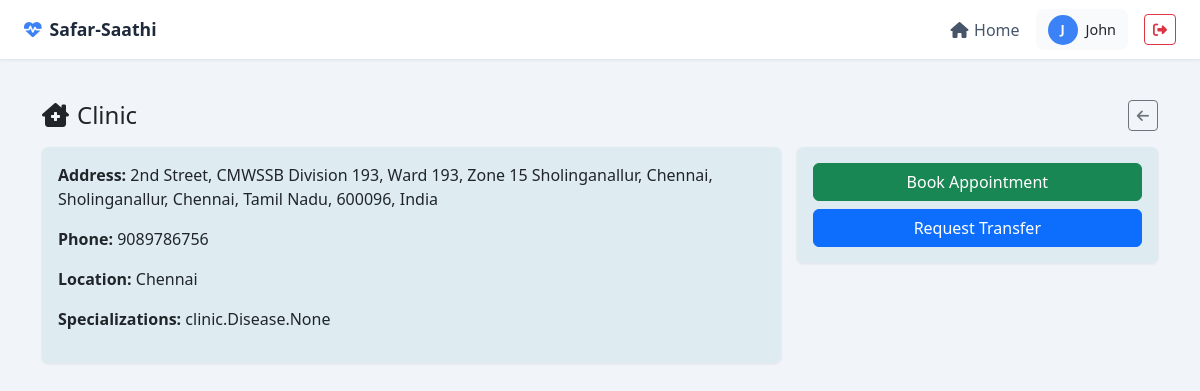
Page /patient/clinic/2/ (signed in) on the committed database.
### clinic/models.py (models this page shows, shortened)
class ClinicProfile(models.Model):
    user = models.OneToOneField(User, on_delete=models.CASCADE)
    name = models.CharField(max_length=200)
    address = models.TextField()
    phone_number = models.CharField(max_length=15)
    location = models.CharField(max_length=100)  # City/State
    latitude = models.FloatField(null=True, blank=True)
    longitude = models.FloatField(null=True, blank=True)
    diseases_treated = models.ManyToManyField(Disease, blank=True, help_text="Diseases treated by this clinic")
    is_approved = models.BooleanField(default=False)
    is_active = models.BooleanField(default=True, help_text="Whether this clinic is active")
    created_at = models.DateTimeField(default=timezone.now)

### patient/views.py (the view)
# urls.py: path('clinic/<int:clinic_id>/', views.clinic_detail, name='clinic_detail'),
@login_required
@user_passes_test(is_patient)
def clinic_detail(request, clinic_id):
    try:
        clinic = get_object_or_404(ClinicProfile, id=clinic_id)
        patient = request.user.patientprofile
        is_current_clinic = patient.current_clinic and patient.current_clinic.id == clinic.id
        has_pending_transfer = TransferRequest.objects.filter(
            patient=patient,
            to_clinic=clinic,
            status__in=['pending', 'approved']
        ).exists()
        context = {
            'clinic': clinic,
            'is_current_clinic': is_current_clinic,
            'has_pending_transfer': has_pending_transfer,
        }
        return render(request, 'patient/clinic_detail.html', context)
    except PatientProfile.DoesNotExist:
        logger.error(f"Patient profile not found for user: {request.user.username}")
        messages.error(request, 'Your patient profile is missing. Please contact support.')
        return redirect('home')
    except Exception as e:
        logger.error(f"Error loading clinic detail for clinic {clinic_id}: {str(e)}", exc_info=True)
        messages.error(request, 'An error occurred while loading clinic details.')
        return redirect('patient:nearby_clinics')

### safar_saathi/utils.py (called while the page is built)
def is_patient(user):
    return user.groups.filter(name='Patient').exists() and hasattr(user, 'patientprofile')

### patient/templates/patient/clinic_detail.html (shortened to what this page needs)
{% extends 'base.html' %}
{% block content %}
<div class="container py-3">
  <div class="d-flex justify-content-between align-items-center mb-3">
    <h4 class="mb-0"><i class="fas fa-clinic-medical me-2"></i>{{ clinic.name }}</h4>
    <a href="{% url 'patient:nearby_clinics' %}" class="btn btn-outline-secondary btn-sm">
      <i class="fas fa-arrow-left"></i>
    </a>
  </div>
  <div class="row g-3">
    <div class="col-md-8">
      <div class="card">
        <div class="card-body p-3">
          <p><strong>Address:</strong> {{ clinic.address }}</p>
          <p><strong>Phone:</strong> {{ clinic.phone_number }}</p>
          <p><strong>Location:</strong> {{ clinic.location }}</p>
          <p><strong>Specializations:</strong> {{ clinic.diseases_treated }}</p>
        </div>
      </div>
    </div>
    <div class="col-md-4">
      <div class="card">
        <div class="card-body p-3">
          {% if clinic.is_approved %}
            <a href="{% url 'patient:book_appointment' %}" class="btn btn-success w-100 mb-2">
              Book Appointment
            </a>
            <a href="{% url 'patient:transfer_request' %}" class="btn btn-primary w-100">
              Request Transfer
            </a>
          {% else %}
            <div class="alert alert-warning small mb-0">
              Clinic pending approval
            </div>
          {% endif %}
        </div>
      </div>
    </div>
  </div>
</div>
{% endblock %}

### templates/base.html (shortened to what this page needs)
<!doctype html>
<html lang="en">
<head>
    <link href="https://cdn.jsdelivr.net/npm/bootstrap@5.3.0/dist/css/bootstrap.min.css" rel="stylesheet"/>
    <link href="https://cdnjs.cloudflare.com/ajax/libs/font-awesome/6.4.0/css/all.min.css" rel="stylesheet"/>
</head>
<body>
<nav class="top-navbar">
    <a href="{% url 'home' %}" class="navbar-brand">
        <i class="fas fa-heartbeat"></i>
        Safar-Saathi
    </a>
    <div class="navbar-links">
        <a href="{% url 'home' %}">
            <i class="fas fa-home"></i> Home
        </a>
        {% if user.is_authenticated %}
            <div class="user-info">
                <div class="user-avatar">
                    {{ user.username|slice:":1"|upper }}
                </div>
                <span>{{ user.username }}</span>
            </div>
            <form method="post" action="{% url 'logout' %}" class="d-inline">
                <button type="submit"
                        class="btn btn-outline-danger btn-sm"
                        title="Logout">
                    <i class="fas fa-sign-out-alt"></i>
                </button>
            </form>
        {% endif %}
    </div>
</nav>
<main class="content-wrapper">
    {% block content %}{% endblock %}
</main>
</body>
</html>

### templates/base.html (style rules this page uses)
:root { --topbar-height: 60px; --primary-color: #3b82f6; }
body { font-family: "Segoe UI", Tahoma, Geneva, Verdana, sans-serif; background: #f1f5f9; min-height: 100vh; }
.top-navbar { height: var(--topbar-height); background: #ffffff; border-bottom: 1px solid #e2e8f0; display: flex; align-items: center; justify-content: space-between; padding: 0 1.5rem; position: sticky; top: 0; z-index: 1030; box-shadow: 0 1px 3px rgba(0,0,0,0.05); }
.navbar-brand { font-weight: 700; color: #1e293b; text-decoration: none; display: flex; align-items: center; gap: .5rem; font-size: 1.1rem; }
.navbar-brand i { color: var(--primary-color); }
.navbar-links { display: flex; align-items: center; gap: 1rem; }
.navbar-links a { text-decoration: none; color: #475569; font-weight: 500; display: flex; align-items: center; gap: .35rem; }
.user-info { display: flex; align-items: center; gap: .5rem; background: #f8fafc; padding: .35rem .75rem; border-radius: .5rem; font-size: .9rem; }
.user-avatar { width: 30px; height: 30px; border-radius: 50%; background: var(--primary-color); color: #fff; display: flex; align-items: center; justify-content: center; font-weight: 600; font-size: .8rem; }
.content-wrapper { padding: 1.5rem; max-width: 1200px; margin: auto; }
.card { border: none; box-shadow: 0 1px 3px rgba(0,0,0,0.08); transition: all .2s; background-color: rgba(185, 218, 229, 0.342) }

### rows in the picture
ClinicProfile: name "Clinic", address "2nd Street, CMWSSB Division 193, Ward 193, Zone 15 Sholinganallur, Chennai, Sholinganallur, Chennai, Tamil Nadu, 600096, India", phone_number "9089786756", location "Chennai", diseases_treated "clinic.Disease.None"

### other values in the picture
{{ user.username|slice:":1"|upper }} "J"
{{ user.username }} "John"
